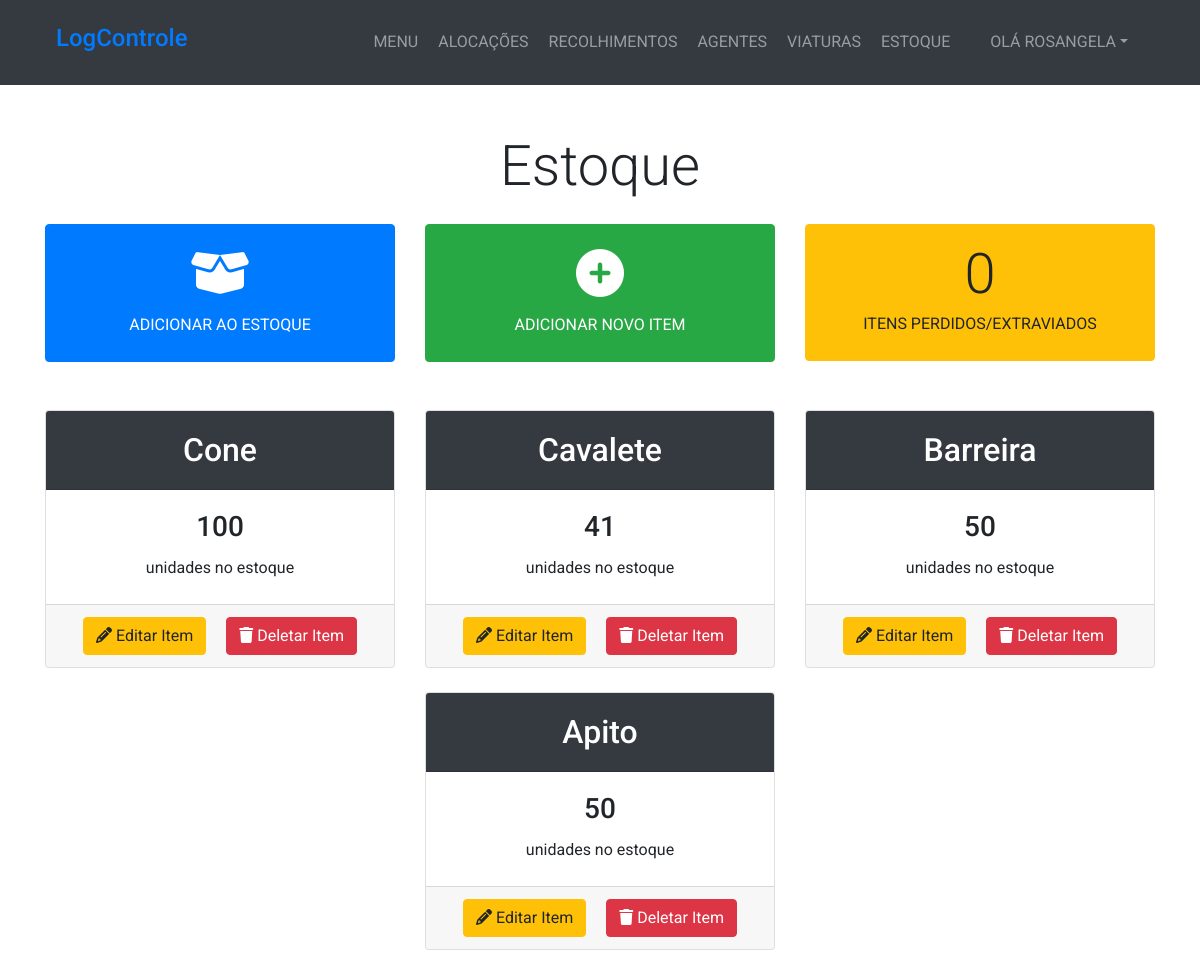
Page /estoque/ on the earlier database version.
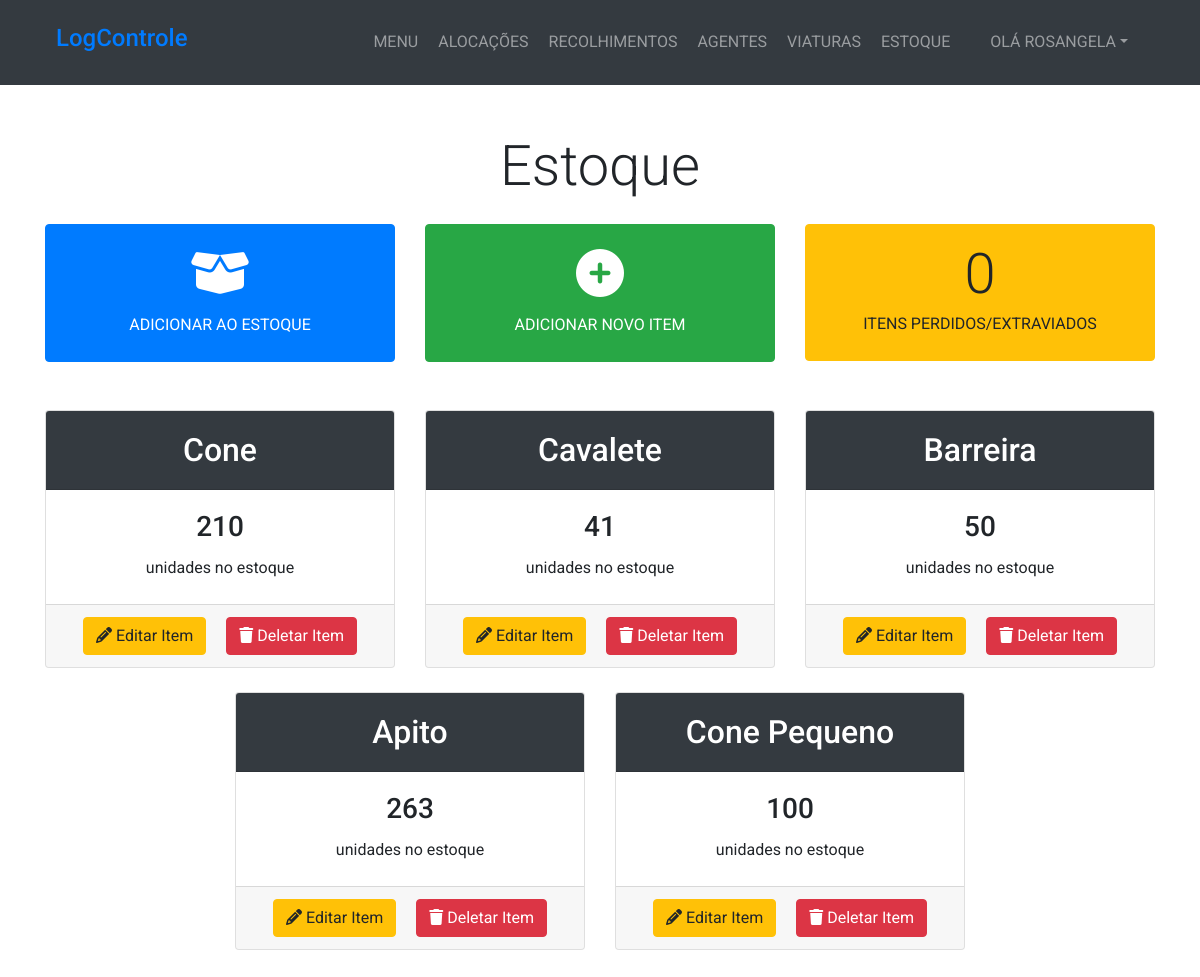
Same page on the later database version.
### management/models.py (models this page shows, shortened)
class Estoque(models.Model):
    item = models.ForeignKey(Item, on_delete=models.PROTECT)
    quantidade = models.IntegerField()

class Item(models.Model):
    nome = models.CharField(max_length=100)

### management/views.py (the view)
# urls.py: path('estoque/', views.menuestoque, name="menuestoque"),
def menuestoque(request):
    itensestoque = Estoque.objects.all()
    itensperdidoextraviado = ItemPerdidoExtraviado.objects.all()
    return render(request, 'management/menuestoque.html', {'itensestoque':itensestoque, 'itensperdidoextraviado':itensperdidoextraviado})

### management/templates/management/menuestoque.html (shortened to what this page needs)
{% extends 'management/base.html' %}
{% block content %}
  <section class="py-5">
    <div class="container">
      <h1 class="display-4 text-center">Estoque</h1>
      <div class="row justify-content-center mt-4">
        <div class="col-lg-4">
          <a href="{% url 'adicionarestoque' %}" class="btn btn-primary btn-block py-4 px-5">
            <i class="fas fa-box-open fa-3x mb-3"></i><br> ADICIONAR AO ESTOQUE
          </a>
        </div>
        <div class="col-lg-4">
          <a href="{% url 'cadastraritem' %}" class="btn btn-success btn-block py-4 px-5">
            <i class="fas fa-plus-circle fa-3x mb-3"></i><br> ADICIONAR NOVO ITEM
          </a>
        </div>
        <div class="col-lg-4">
          <a href="#" class="btn btn-warning btn-block py-3 px-4">
            <h2 class="display-4 mb-1">{{ itensperdidoextraviado.count }}</h2>
            <p class="mb-2">ITENS PERDIDOS/EXTRAVIADOS</p>
          </a>
        </div>
      </div>
      <div class="row justify-content-center mt-5">
        {% for itemestoque in itensestoque %}
          <div class="col-lg-4">
            <div class="card mb-4">
              <div class="card-header text-center bg-dark text-white">
                <h2 class="my-2">{{ itemestoque.item.nome }}</h2>
              </div>
              <div class="card-body text-center">
                <div class="card-title">
                  <h3 class="display-5">{{ itemestoque.quantidade }}</h3>
                </div>
                <p class="mb-1">unidades no estoque</p>
              </div>
              <div class="card-footer text-center">
                <a href="{% url 'editaritem' itemestoque.id %}" class="btn btn-warning mr-3"><i class="fas fa-pencil-alt"></i> Editar Item</a>
                <button class="btn btn-danger" data-toggle="modal" data-target="#my-modal"><i class="fas fa-trash"></i> Deletar Item</button>
              </div>
            </div>
          </div>
        {% endfor %}
      </div>
    </div>
  </section>
{% endblock %}

Differences in the rows shown:
changed Estoque "Cone": quantidade "100" → "210"
changed Estoque "Apito": quantidade "50" → "263"
added Estoque: item.nome "Cone Pequeno", quantidade "100"
